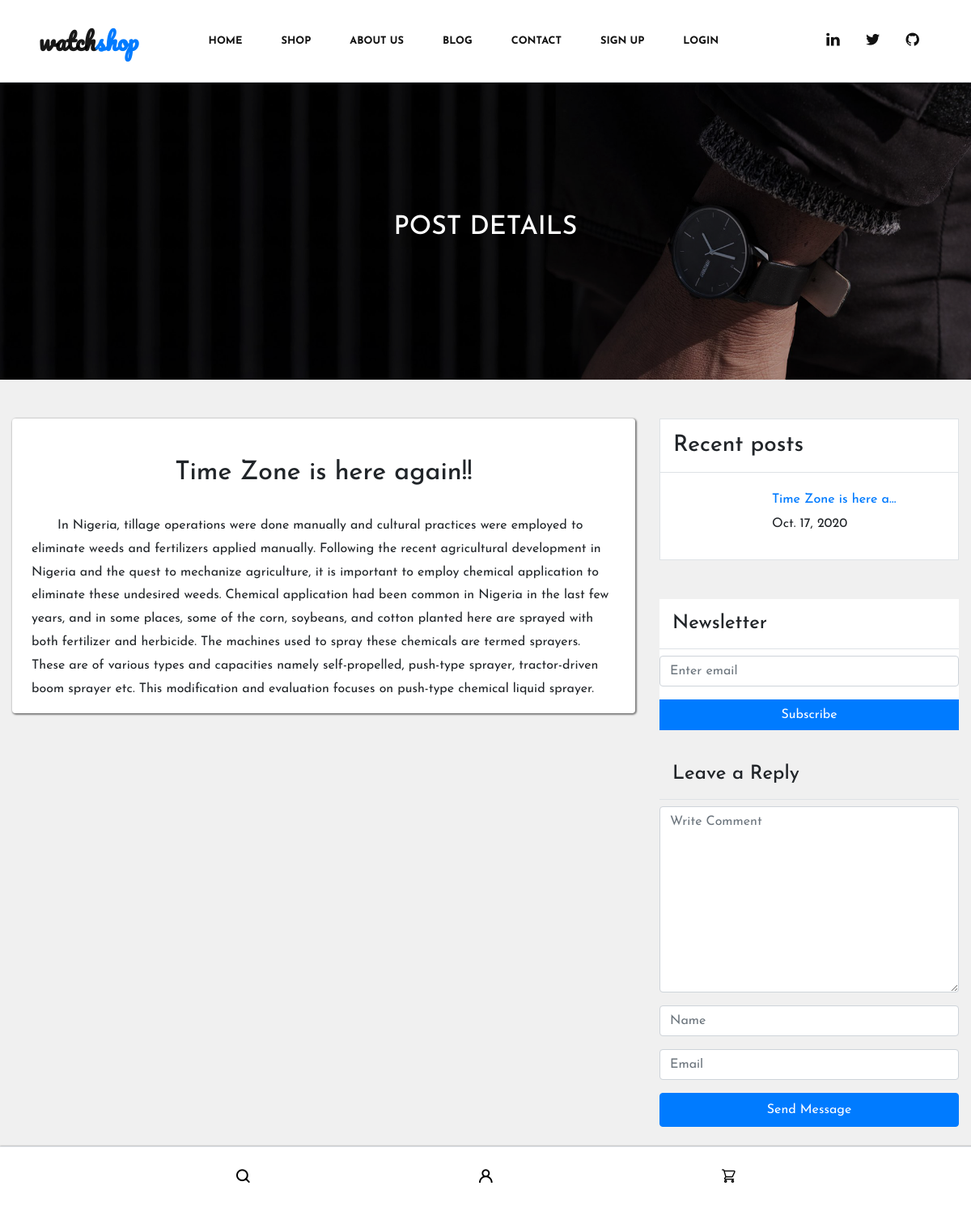
Page /blog/1/ on the committed database.
### blog/models.py (models this page shows)
class Post(models.Model):
    title = models.CharField(max_length=100)
    display_pic = models.ImageField(default='gallery1.png', null=True, blank=True)
    content = models.TextField()
    date_published = models.DateTimeField(default=timezone.now)
    class Meta:
        ordering = ['-date_published']
    def __str__(self):
        return self.title

### blog/views.py (the view, shortened to what this page needs)
# urls.py: path('<int:pk>/',blog_detail, name='blog_detail')
def blog_detail(request, pk):
    post = Post.objects.get(id=pk)
    post_count = Post.objects.all().count()
    recent_post = Post.objects.all()[:5]
    prev = pk - 1
    nex = pk + 1
    print(post)
    if pk == 1:
        try:
          next_post = Post.objects.get(id=nex)
          context = {
                'title': 'Post Details',
                'post': post,
                'next_post': next_post,
                'recent_post': recent_post
            }
        except Exception:
            context = {
                'title': 'Post Details',
                'post': post,
                'recent_post': recent_post
            }
    return render(request, 'blog/blog-details.html', context)

### blog/templates/blog/blog-details.html (shortened to what this page needs)
{% extends 'ecom/base.html' %}
{% block content %}
{% load static %}
{% include 'ecom/banner.html' %}
<section class="blog_area single-post-area section-padding">
    <div class="container">
       <div class="row">
          <div class="col-lg-8 posts-list">
             <div class="post  my-5 bg-white rounded">
                <div class="feature-img">
                </div>
                <div class="blog_details my-3 mx-3">
                   <h2 class="py-2 text-center">{{ post.title }}
                   </h2>
                   <p class="py-3 px-2">
                      {{ post.content }}
                   </p>
                </div>
             </div>
             <div class="navigation-top">
                <div class="navigation-area">
                   <div class="row">
                      <div
                         class="col-lg-6 col-md-6 col-12 nav-left flex-row d-flex justify-content-start align-items-center">
                      </div>
                      <div
                         class="col-lg-6 col-md-6 col-12 nav-right flex-row d-flex justify-content-end align-items-center">
                      </div>
                   </div>
                </div>
             </div>
            </div>
          <div class="col-lg-4">
             <div class="blog_right_sidebar">
                {% include 'blog/blog-aside.html' %}
             </div>
          </div>
       </div>
    </div>
 </section>
 {% endblock %}

### blog/templates/blog/blog-aside.html (shortened to what this page needs)
{% load static %}
  <div class="recent-post mt-lg-5 bg-white border">
      <h3 class="widget_title border-bottom p-3">Recent posts</h3>
      {% for post in recent_post %}
      <div class="row p-3">
          <div class="col-4">
          </div>
          <div class="col-8">
              <h6><a href="{% url 'blog_detail' post.id %}">{{ post.title|truncatechars:"20" }}</a></h6>
              <p>{{ post.date_published.date }}</p>
          </div>
      </div>
      {% endfor %}
  </div>
  <aside class="mt-lg-5 bg-white newsletter_widget my-3">
    <h4 class="widget_title border-bottom p-3">Newsletter</h4>
    <form action="#">
      <div class="form-group">
        <input
          type="email"
          class="form-control"
          onfocus="this.placeholder = ''"
          onblur="this.placeholder = 'Enter email'"
          placeholder="Enter email"
          required
        />
      </div>
      <button
        class="btn btn-block rounded-0 btn-primary"
        type="submit"
      >
        Subscribe
      </button>
    </form>
  </aside>
  <div class="comment-form my-4">
      <h4 class="p-3 border-bottom">Leave a Reply</h4>
      <form class="form-contact comment_form" action="#" id="commentForm">
        <div class="row">
            <div class="col-12">
              <div class="form-group">
                  <textarea class="form-control w-100" name="comment" id="comment" cols="30" rows="9"
                    placeholder="Write Comment"></textarea>
              </div>
            </div>
            <div class="col-12">
              <div class="form-group">
                  <input class="form-control" name="name" id="name" type="text" placeholder="Name">
              </div>
            </div>
            <div class="col-12">
              <div class="form-group">
                  <input class="form-control" name="email" id="email" type="email" placeholder="Email">
              </div>
            </div>
        </div>
        <div class="form-group">
            <button type="submit" class="btn btn-block btn-primary py-2">Send Message</button>
        </div>
      </form>
  </div>

### static/css/style.css (style rules this page uses)
* { font-family: "Josefin Sans", sans-serif !important; padding: 0; margin: 0; box-sizing: border-box; scroll-behavior: smooth; }
body { background-color: #f0f0f0; }
.navbar, footer, .card, .post { box-shadow: 1px 1px 2px 1px #7e7e7e !important; }
.post p { line-height: 1.8; text-indent: 2em; }

### rows in the picture
Post: title "Time Zone is here again!!", content "In Nigeria, tillage operations were done manually and cultural practices were employed to eliminate weeds and fertilizers applied manually. Following the recent agricultural development in Nigeria and the quest to mechanize agriculture, it is important to employ chemical application to eliminate these undesired weeds. Chemical application had been common in Nigeria in the last few years, and in some places, some of the corn, soybeans, and cotton planted here are sprayed with both fertilizer and herbicide. The machines used to spray these chemicals are termed sprayers. These are of various types and capacities namely self-propelled, push-type sprayer, tractor-driven boom sprayer etc. This…", title "Time Zone is here a…", date_published "Oct. 17, 2020"

### other values in the picture
{{ title }} "POST DETAILS"
